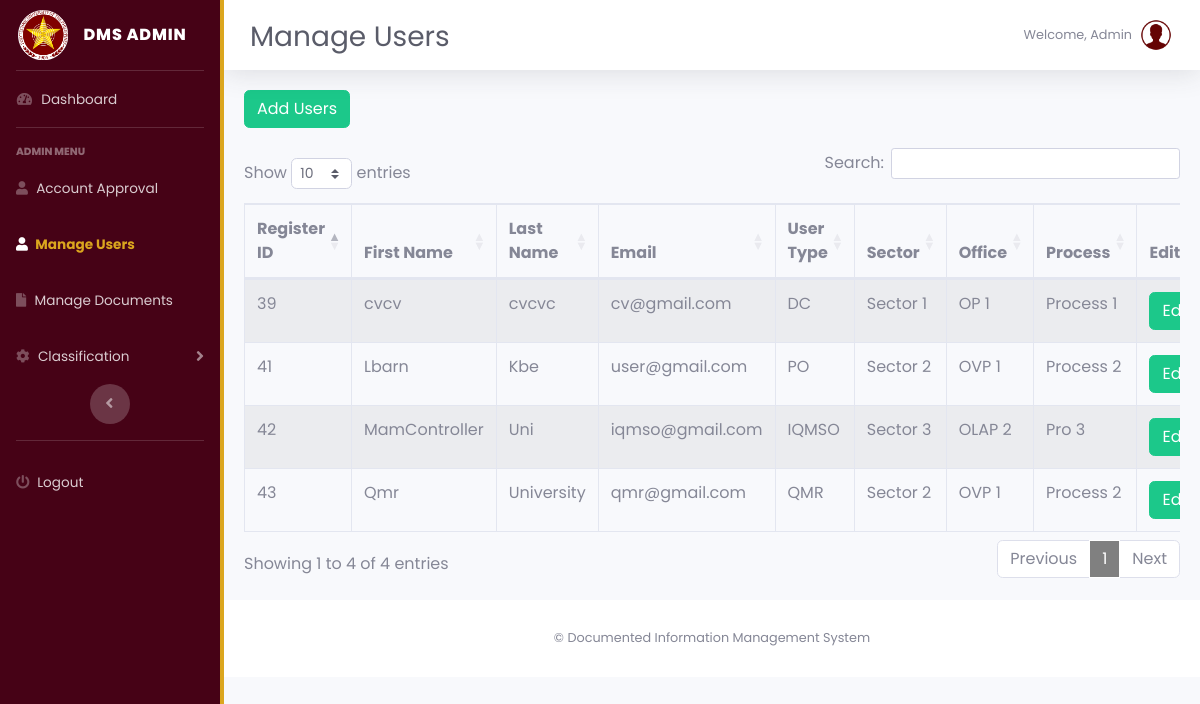
Screenshot of /admin/manage-users.php with the database file from the repository.
### tables this page shows
CREATE TABLE `reg_form` (
  `Reg_ID` int(11) NOT NULL,
  `fname` varchar(50) NOT NULL,
  `lname` varchar(50) NOT NULL,
  `email` varchar(50) NOT NULL,
  `pass` varchar(50) NOT NULL,
  `User_Type` varchar(50) NOT NULL,
  `sector` varchar(50) NOT NULL,
  `office` varchar(50) NOT NULL,
  `process` varchar(50) NOT NULL,
  `status` varchar(50) NOT NULL
);

### admin/manage-users.php (the view, shortened to what this page needs)
<?php
include('includes/header.php');
include('includes/navbar.php');
include('../admin/database-connect/connect.php');
?>
        <div id="content-wrapper" class="d-flex flex-column">
            <div id="content">
                <nav class="navbar navbar-expand navbar-light bg-white topbar mb-4 static-top shadow newtopbar" style="margin-bottom:0;">
                    <div class="d-sm-flex align-items-center justify-content-between mb-4" style="margin-top: 27px; margin-left: 10px;">
                        <h1 class="h3 mb-0 text-gray-800">Manage Users</h1>
                    </div>
                    <ul class="navbar-nav ml-auto">
                        <li class="nav-item dropdown no-arrow">
                            <a class="nav-link dropdown-toggle" href="#" id="userDropdown" role="button"
                                data-toggle="dropdown" aria-haspopup="true" aria-expanded="false">
                                <span class="mr-2 d-none d-lg-inline text-gray-600 small">Welcome, Admin</span>
                                <img class="img-profile rounded-circle" src="img/icons8-male-user-50.png">
                            </a>
                        </li>
                    </ul>
                </nav>
                <div class="card-body">
                    <div class="table-responsive">
                    <td>
                            <button type="button" class="btn btn-success add_btn" data-toggle="modal" data-target="#addManageUsersModal" style="margin-bottom: 20px;">Add Users</button>
            </td>
            <?php
            $query ="SELECT * FROM reg_form WHERE status = 'approved'";
            $query_run=mysqli_query($conn, $query);
            ?>
            <table id = "dataTableID" class="table table-bordered table table-striped" width = "100%" cellspacing="0">
                <thead>
                    <tr>
                        <th>Register ID</th>
                        <th>First Name</th>
                        <th>Last Name</th>
                        <th>Email</th>
                        <th>User Type</th>
                        <th>Sector</th>
                        <th>Office</th>
                        <th>Process</th>
                        <th>Edit</th>
                    </tr>
                </thead>
                <tbody>
                    <?php
                        if(mysqli_num_rows($query_run) > 0) {
                            while($row=mysqli_fetch_assoc($query_run))
                            {
                                ?>
                    <tr>
                        <td><?php echo $row['Reg_ID']; ?></td>
                        <td><?php echo $row['fname']; ?></td>
                        <td><?php echo $row['lname']; ?></td>
                        <td><?php echo $row['email']; ?></td>
                        <td><?php echo $row['User_Type']; ?></td>
                        <td><?php echo $row['sector']; ?></td>
                        <td><?php echo $row['office']; ?></td>
                        <td><?php echo $row['process']; ?></td>
                        <td>
                            <button type="button" class="btn btn-success edit_btn" data-toggle="modal" data-target="#editManageUsersModal">Edit</button>
                        </td>
                    </tr>
                    <?php
                            }
                        }
                        else
                        {
                            echo "No Record Found";
                        }
                        ?>
                </tbody>
            </table>
    </div>
</div>
<?php
include('includes/footer.php');
?>

### admin/includes/header.php (shortened to what this page needs)
<!DOCTYPE html>
<html lang="en">
<head>
    <link href="vendor/fontawesome-free/css/all.min.css" rel="stylesheet" type="text/css">
    <link href="https://cdn.datatables.net/1.13.2/css/dataTables.bootstrap4.min.css" rel="stylesheet">
    <link href="css/sb-admin-2.css" rel="stylesheet">
    <link href="css/sb-admin-2.min.css" rel="stylesheet">
    <link href="css/newheader.css" rel="stylesheet">
    <link rel="stylesheet" href="https://cdn.jsdelivr.net/npm/sweetalert2@11.7.2/dist/sweetalert2.min.css">
</head>
<body id="page-top">
    <div id="wrapper">

### admin/includes/navbar.php (shortened to what this page needs)
<ul class="navbar-nav new-nav-bg sidebar sidebar-dark accordion" id="accordionSidebar">
<a class="sidebar-brand d-flex align-items-center justify-content-center" href="../admin/index.php">
    <div class="sidebar-brand-icon">
        <img src="img/PUPLogo.png" alt="">
    </div>
    <div class="sidebar-brand-text mx-3">DMS Admin</div>
</a>
<hr class="sidebar-divider my-0">
<li class="nav-item <?php if (basename($_SERVER['PHP_SELF']) == 'index.php') echo 'active'; ?>">
  <a class="nav-link" href="index.php">
    <i class="fas fa-fw fa-tachometer-alt"></i>
    <span>Dashboard</span>
  </a>
</li>
<hr class="sidebar-divider">
<div class="sidebar-heading">
    Admin Menu
</div>
<li class="nav-item <?php if (basename($_SERVER['PHP_SELF']) == 'account-approval.php') echo 'active'; ?>">
  <a class="nav-link" href="account-approval.php">
    <i class="fa fa-user" aria-hidden="true"></i>
    <span>Account Approval</span>
  </a>
</li>
<li class="nav-item <?php if (basename($_SERVER['PHP_SELF']) == 'manage-users.php') echo 'active'; ?>">
  <a class="nav-link" href="manage-users.php">
    <i class="fa fa-user" aria-hidden="true"></i>
    <span>Manage Users</span>
  </a>
</li>
<li class="nav-item <?php if (basename($_SERVER['PHP_SELF']) == 'manage-documents.php') echo 'active'; ?>">
  <a class="nav-link" href="manage-documents.php">
    <i class="fa fa-file" aria-hidden="true"></i>
    <span>Manage Documents</span>
  </a>
</li>
<li class="nav-item <?php if (in_array(basename($_SERVER['PHP_SELF']), ['sectors.php', 'offices.php', 'process.php'])) echo 'active'; ?>">
    <a class="nav-link collapsed" href="#" data-toggle="collapse" data-target="#collapseTwo"
        aria-expanded="true" aria-controls="collapseTwo">
        <i class="fa fa-cog" aria-hidden="true"></i>
        <span>Classification</span>
    </a>
</li>
<div class="text-center d-none d-md-inline">
    <button class="rounded-circle border-0" id="sidebarToggle"></button>
</div>
<hr class="sidebar-divider">
<li class="nav-item">
  <a class="nav-link" href="logout.php" data-toggle="modal" data-target="#logoutModal" style="font-size:13.6px;">
    <i class="fa fa-power-off" aria-hidden="true"></i>
      Logout
  </a>
</li>
</ul>

### admin/includes/footer.php
<footer class="sticky-footer bg-white">
                <div class="container my-auto">
                    <div class="copyright text-center my-auto">
                        <span> &copy; Documented Information Management System</span>
                    </div>
                </div>
</footer>
</body>
</html>

### admin/css/newheader.css (style rules this page uses)
* { font-family: 'Poppins',sans-serif; }
.new-nav-bg { background-color: rgb(70, 2, 22); background-image: linear-gradient(180deg, rgb(70, 2, 22) 10%, rgb(70, 2, 22) 100%) !important; background-size: cover; border-right: 4px solid #dba61e !important; }
.sidebar-brand img { width: 50px; }
.navbar-nav .active > a { color: #dba61e !important; }
.nav-item.active .fa { color: red; }
.newtopbar { margin-bottom: 0rem !important; }
.mb-0 { margin-top: 1.5rem !important; margin-bottom: 1.5rem !important; }

### rows the page displays
reg_form: Reg_ID "39", fname "cvcv", lname "cvcvc", email "cv@gmail.com", User_Type "DC", sector "Sector 1", office "OP 1", process "Process 1"
reg_form: Reg_ID "41", fname "Lbarn", lname "Kbe", email "user@gmail.com", User_Type "PO", sector "Sector 2", office "OVP 1", process "Process 2"
reg_form: Reg_ID "42", fname "MamController", lname "Uni", email "iqmso@gmail.com", User_Type "IQMSO", sector "Sector 3", office "OLAP 2", process "Pro 3"
reg_form: Reg_ID "43", fname "Qmr", lname "University", email "qmr@gmail.com", User_Type "QMR", sector "Sector 2", office "OVP 1", process "Process 2"
